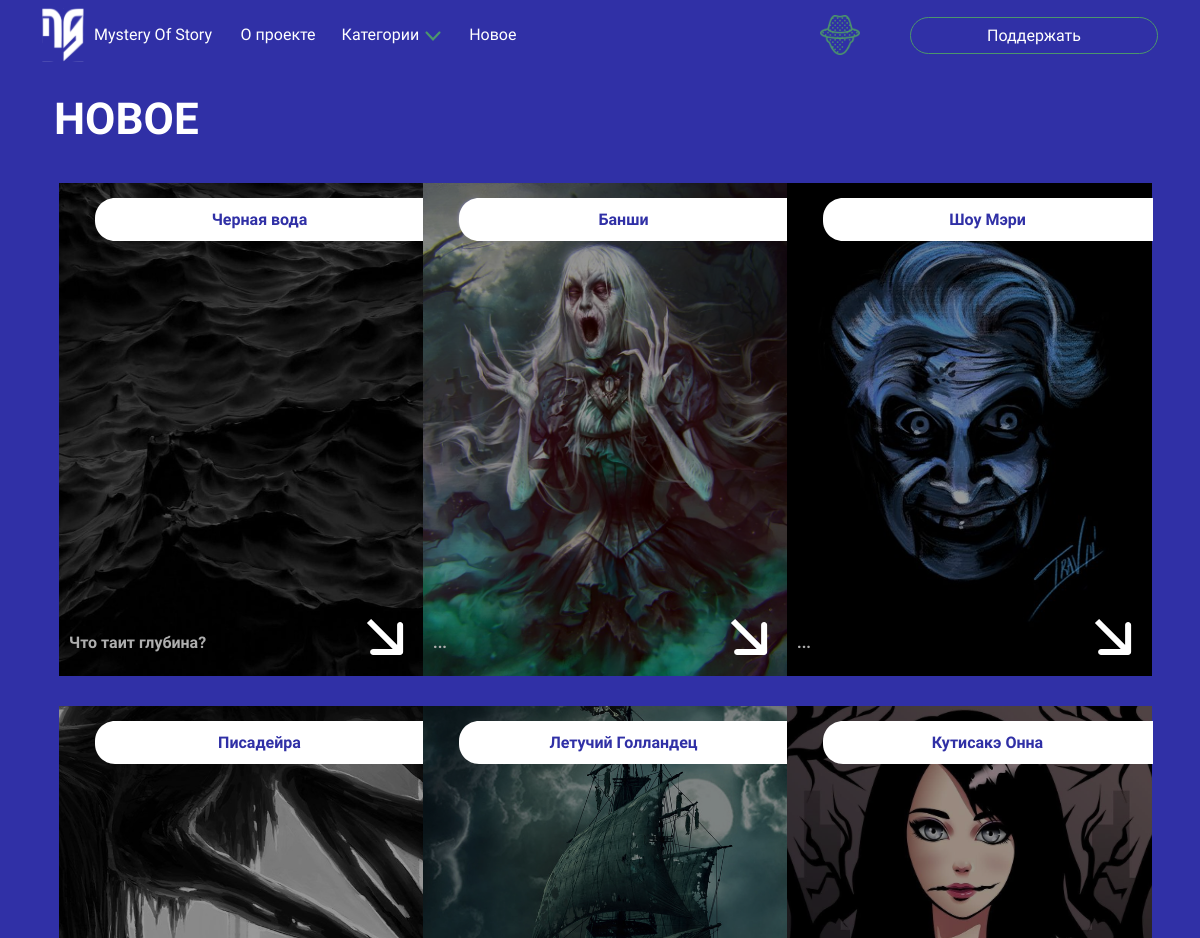
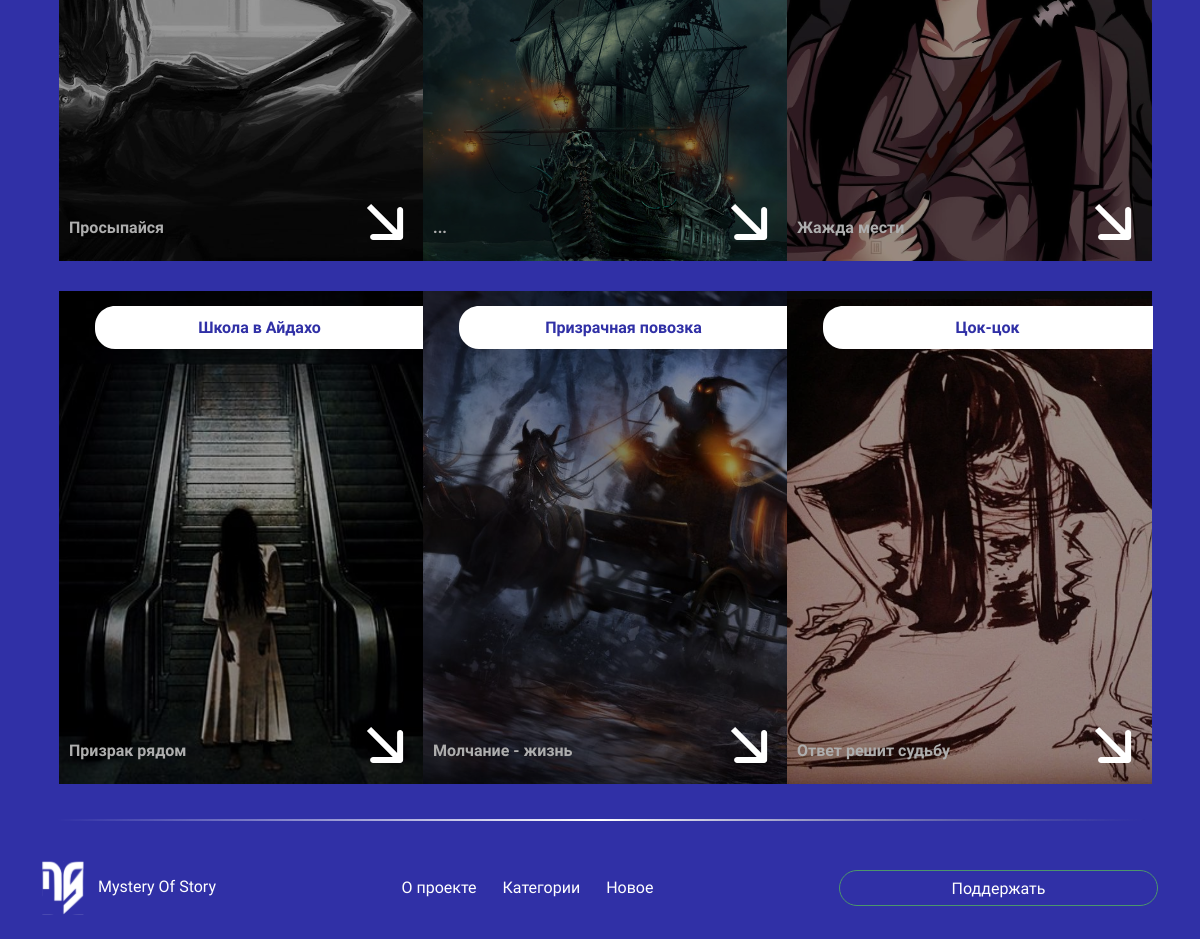
The page /articles/new_articles/ on the database as committed earlier (2 pictures, top to bottom).
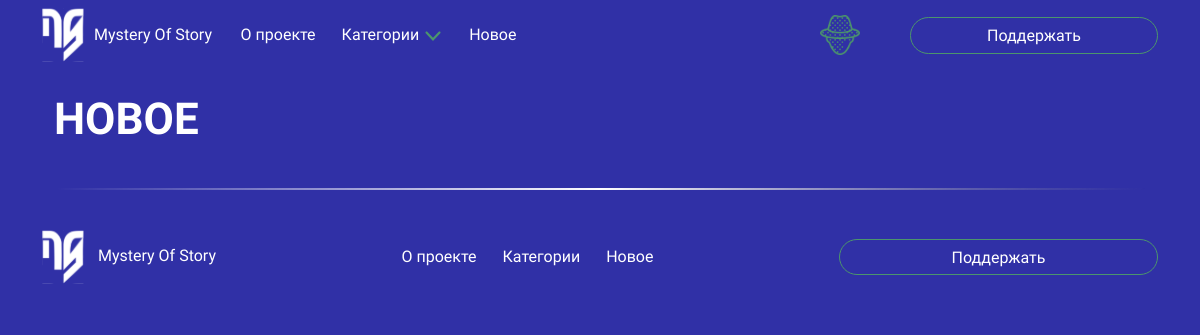
The same page on the database as committed later.
### articles/models.py (models this page shows, shortened)
class Articles(models.Model):
    articles_title = models.CharField(
        max_length=30,
        verbose_name='Название статьи',
    )
    articles_title_img = models.ImageField(
        upload_to='image/articles_img/',
        verbose_name='Титульная картинка',
    )
    articles_description = models.CharField(
        max_length=50,
        default='Описание статьи для титульной страницы!',
        verbose_name='Описание статьи',
    )
    articles_text_1 = HTMLField(
        default=(
            f'Текст статьи. 1 отступ. 100-130 слов. Шрифт: заголовки - 18, подзаголовки - 14, текст - 12, белый цвет.'
        ),
        verbose_name='Текст статьи 1 (left)',
        blank=True,
    )
    article_img_1 = models.ImageField(
        upload_to='image/articles_description_img/',
        verbose_name='Картинка 1',
        blank=True,
        null=True,
    )
    articles_text_2 = HTMLField(
        default=(
            f'Текст статьи. 1 отступ. Строка. Шрифт: заголовки - 18, подзаголовки - 14, текст - 12, белый цвет.'
        ),
        verbose_name='Текст статьи 2 (string)',
        blank=True,
    )
    articles_text_3 = HTMLField(
        default=(
            f'Текст статьи. 1 отступ. 100-130 слов. Шрифт: заголовки - 18, подзаголовки - 14, текст - 12, белый цвет.'
        ),
        verbose_name='Текст статьи 3 (right)',
        blank=True,
    )
    article_img_2 = models.ImageField(
        upload_to='image/articles_description_img/',
        verbose_name='Картинка 2',
        blank=True,
        null=True,
    )
    articles_text_4 = HTMLField(
        default=(
            f'Текст статьи. 1 отступ. Строка. Шрифт: заголовки - 18, подзаголовки - 14, текст - 12, белый цвет.'
        ),
        verbose_name='Текст статьи 4 (string)',
        blank=True,
    )
    articles_text_5 = HTMLField(
        default=(
            f'Текст статьи. 1 отступ. 100-130 слов. Шрифт: заголовки - 18, подзаголовки - 14, текст - 12, белый цвет.'
        ),
        verbose_name='Текст статьи 5 (left)',
        blank=True,
    )
    category = models.ForeignKey(
        ArticlesCategories,
        on_delete=models.CASCADE,
        null=True,
        verbose_name='Категория'
    )
    author = models.ForeignKey(
        User,
        on_delete=models.CASCADE,
        null=True,
        verbose_name='Автор'
    )
    created_at = models.DateTimeField(
        auto_now_add=True,
        verbose_name='Дата создания',
    )
    is_published = models.BooleanField(
        default=False,
        verbose_name='Опубликовать'
    )
    class Meta:
        ordering = ['-created_at']
        verbose_name = 'Статья'
        verbose_name_plural = 'Статьи'

### articles/views.py (the view)
# urls.py: path('new_articles/', views.new_articles, name='new_articles'),
def new_articles(request):
    news = Articles.objects.all().order_by('-created_at')[:9]
    return render(request, 'articles/new_articles.html', {'news': news})

### templates/articles/new_articles.html (shortened to what this page needs)
{% extends "base.html" %}
{% load static %}
{% block content %}
<div class="container-new-articles">
    <div class="row justify-content-center">
        <div class="row new-articles-on-main-page">
            <div class="container-new-articles">
                <p class="main-page-new-articles">НОВОЕ</p>
            </div>
            <div class="all-new-articles-on-main-page">
                {% for new_article in news %}
                    <div class="col-4 all-new-articles-item">
                        <div class="new-article">
                            <div class="new-article-image-container">
                                <img class="new-article-img" src="{{ new_article.articles_title_img.url }}">
                                <div class="overlay-text">
                                    <img class="new-articles-title-svg" src="/static/img/new_articles_title.svg">
                                    <div class="title-text">
                                        <p class="new-article-title">{{ new_article.articles_title }}</p>
                                    </div>
                                </div>
                                <div class="overlay-description">
                                    <p class="new-article-description">{{ new_article.articles_description|truncatewords:10|safe }}</p>
                                </div>
                                <div class="overlay-icon">
                                    <a href="{% url 'articles:article_detail' new_article.id %}">
                                        <img src="/static/img/arrow_new_articles.svg">
                                    </a>
                                </div>
                            </div>
                        </div>
                    </div>
                {% endfor %}
            </div>
            <img src="/static/img/line49.png" class="main-page-img-line" style="margin-top: 20px;">
        </div>
    </div>
</div>
{% endblock %}

Rows that differ between the two databases and show on the page:
removed Articles: articles_title_img (picture), articles_title "Черная вода", articles_description "Что таит глубина?"
removed Articles: articles_title_img (picture), articles_title "Банши", articles_description "..."
removed Articles: articles_title_img (picture), articles_title "Шоу Мэри", articles_description "..."
removed Articles: articles_title_img (picture), articles_title "Писадейра", articles_description "Просыпайся"
removed Articles: articles_title_img (picture), articles_title "Летучий Голландец", articles_description "..."
removed Articles: articles_title_img (picture), articles_title "Кутисакэ Онна", articles_description "Жажда мести"
removed Articles: articles_title_img (picture), articles_title "Школа в Айдахо", articles_description "Призрак рядом"
removed Articles: articles_title_img (picture), articles_title "Призрачная повозка", articles_description "Молчание - жизнь"
removed Articles: articles_title_img (picture), articles_title "Цок-цок", articles_description "Ответ решит судьбу"
